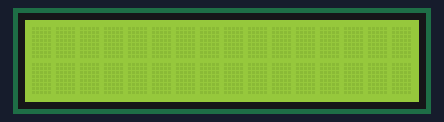
Recording of a sketch running on a simulated Arduino Uno, built with avr-gcc and run on an emulated ATmega328P. Shown: 16×2 character LCD.

Above: at 0.1 s.
At 1.2 s:
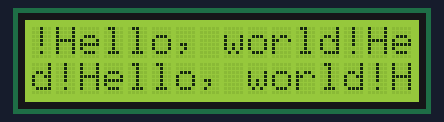
At 2.3 s:
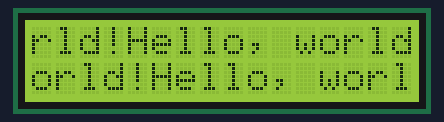
At 3.4 s:
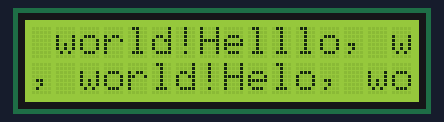
At 4.5 s:
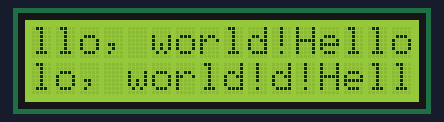

The sketch:

LCD_display_string.ino
```cpp
#include <LiquidCrystal_I2C_v2.h>

#include <Wire.h>
// Set the LCD address to 0x3F for a 16 chars and 2 line display
// see scanner code for how to get address

LiquidCrystal_I2C lcd(0x3F, 16, 2);
int interval = 1000;
unsigned long time_now = 0;
void setup()
{
	// initialize the LCD
	lcd.begin();
	lcd.backlight();
}
void loop()
{
	lcd.setCursor(0,0);
	// it will start from the 1st row and 1st column
	/* here is the 16X2 pixcle setcursor possition works
	* 0,0 1,0 2,0 3,0 4,0 5,0 6,0 7,0 8,0 9,0 10,0 11,0 12,0 13,0 14,0 15,0
	* 0,1 1,1 2,1 3,1 4,1 5,1 6,1 7,1 8,1 9,1 10,1 11,1 12,1 13,1 14,1 15,1
	* note that even though it can be control every pixcle possition, but
	* make sure it does not overlap * the data
	* It is only set the starting point. Make sure you have enough pixcle
	* possition for 1st one before
	* setting the 2nd pixcle set.
	* One way to slove this issue to use autoscroll() funtion, but you may
	* have to use delay instate of
	* millis().
	*
	*/

/* for (int i = 0; i <10; i++)
* // just a loop so it shift and display the data
// it is good when you have more than 16 data in an array
//{
lcd.print("Hello, world!");
{
*/
	lcd.autoscroll();

	if (millis() > time_now + interval)
	{
		for (int i = 0; i <10; i++){
			lcd.print("Hello, world!");
		// Use the snapshot to set track time until next event
		}
		time_now= millis();
	}
//lcd.setCursor(0,1);
// it will start from the 2st row and 1st column
// lcd.autoscroll();
//lcd.print("Hello, world!");
//delay (1000);
//lcd.noAutoscroll();
}
```

Measured:
- by itself, everything shown: repeats every 4.5 s, in 4 steps
- what the display in image 1 shows lasts 1.1 s, from 1.1 s to 2.2 s
